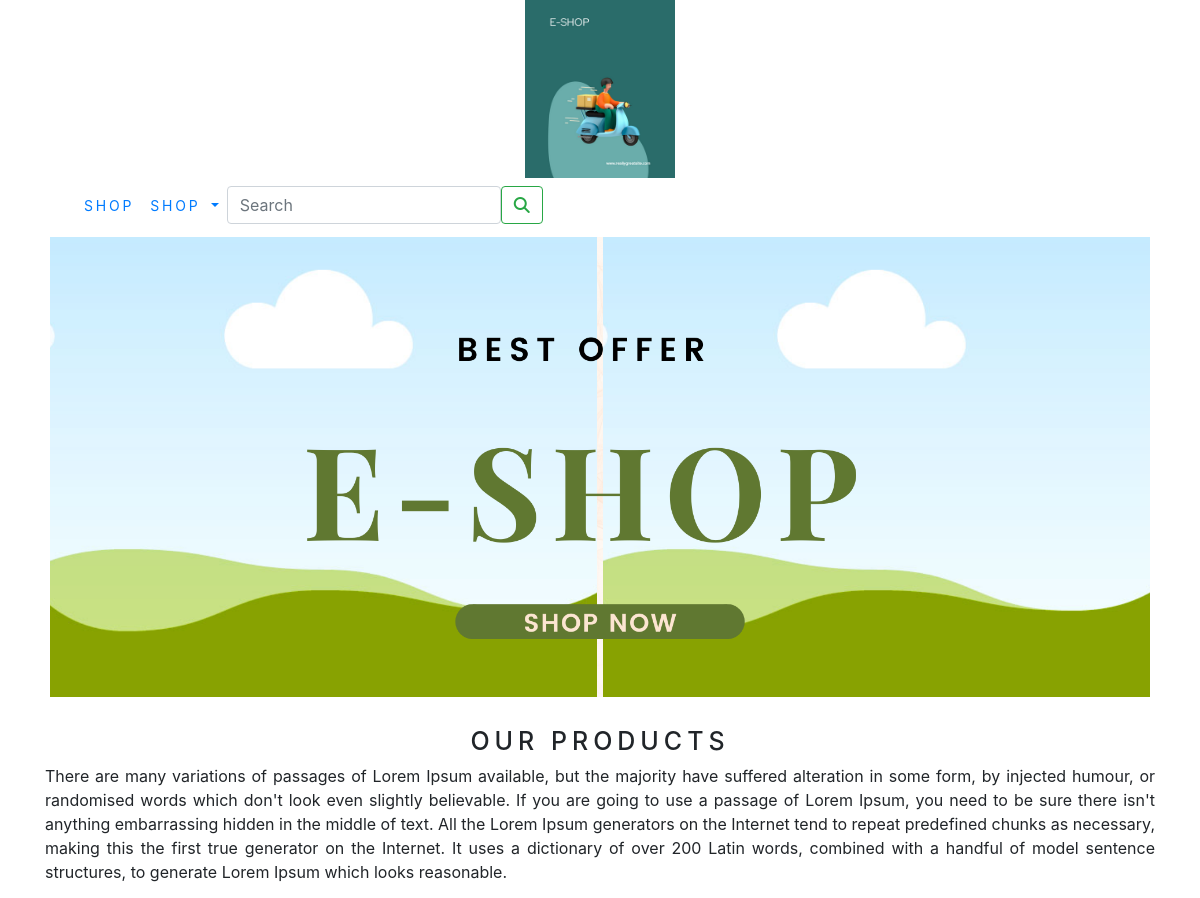
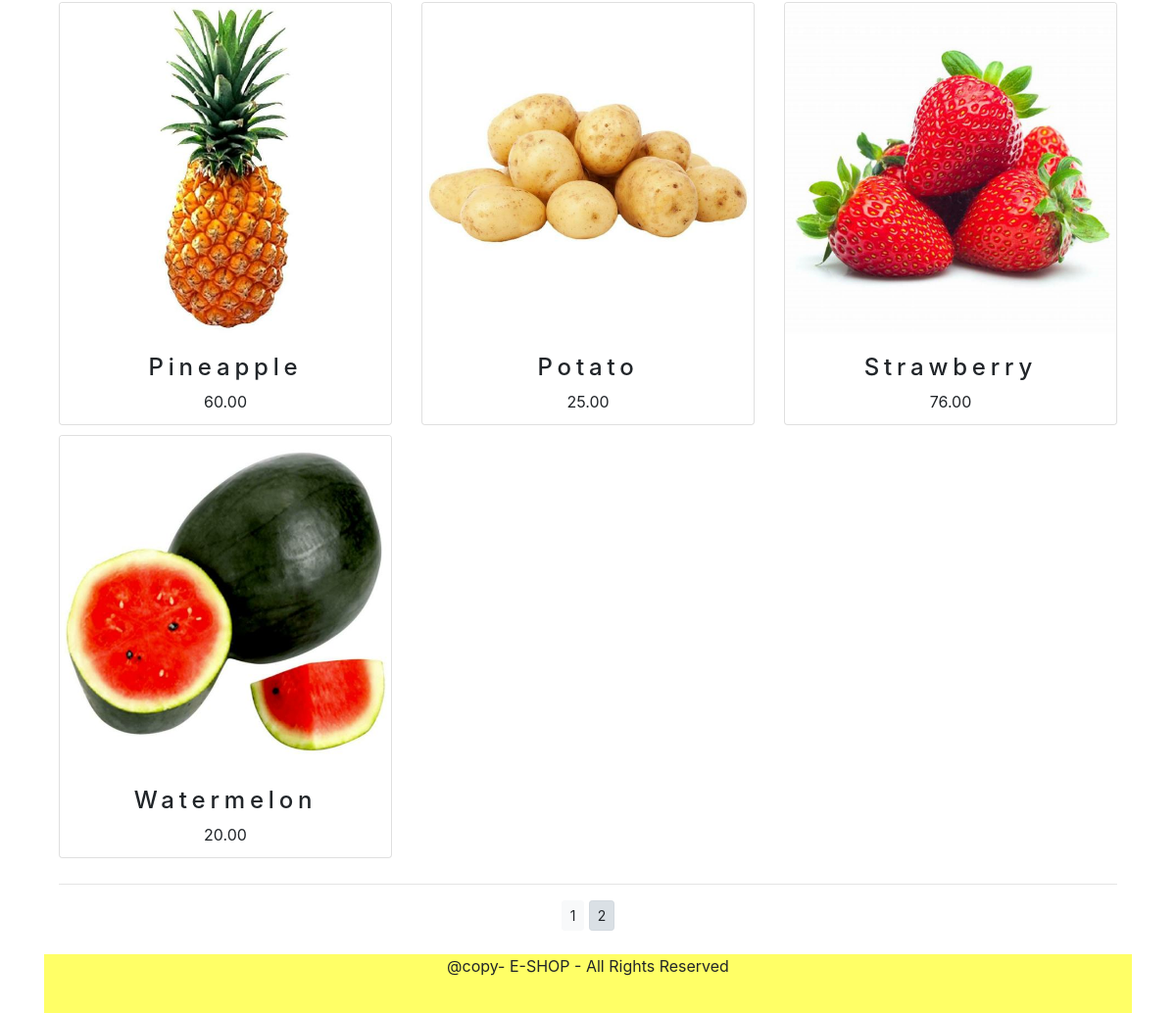
Screenshot of /?page=2 with the database file from the repository (2 pictures, top to bottom).
### shop/models.py (models this page shows, shortened)
class Product(models.Model):
    name = models.CharField(max_length=250, unique=True)
    slug = models.SlugField(max_length=250, unique=True)
    description = models.TextField(blank=True)
    price = models.DecimalField(max_digits=10, decimal_places=2)
    category = models.ForeignKey(Category, on_delete=models.CASCADE)
    image = models.ImageField(upload_to='Products', blank=True)
    stock = models.IntegerField()
    available = models.BooleanField(default=True)
    created = models.DateTimeField(auto_now_add=True)
    updated = models.DateTimeField(auto_now=True)
    def get_url(self):
        return reverse('shop:prodcatdetail', args=[self.category.slug, self.slug])
    class Meta:
        ordering = ('name',)
        verbose_name = 'Product'
        verbose_name_plural = 'Products'

### shop/views.py (the view)
# urls.py: path('', views.allProdCat, name='allProdCat'),
def allProdCat(request, c_slug=None):
    c_page = None
    products_list = None
    if c_slug != None:
        c_page = get_object_or_404(Category, slug=c_slug)
        products_list = Product.objects.all().filter(category=c_page, available=True)
    else:
        products_list = Product.objects.all().filter(available=True)
    paginator = Paginator(products_list,6)
    try:
        page = int(request.GET.get('page','1'))
    except:
        page = 1
    try:
        products = paginator.page(page)
    except (EmptyPage,InvalidPage):
        products = paginator.page(paginator.num_pages)
    return render(request, 'category.html', {'category': c_page, 'products': products})

### cart/context_processors.py (called while the page is built)
def counter(request):
    item_count = 0
    if 'admin' in request.path:
        return {}
    else:
        try:
            cart = Cart.objects.filter(cart_id = _cart_id(request))
            cart_items = CartItem.objects.all().filter(cart=cart[:1])
            for cart_item in cart_items:
                item_count = cart_item.quantity
        except cart.DoesNotExist:
            item_count = 0
    return dict(item_count=item_count)

### cart/views.py (called while the page is built)
def _cart_id(request):
    cart = request.session.session_key
    if not cart:
        cart = request.session.create()
    return cart

### shop/context_processors.py (called while the page is built)
def menu_links(request):
    links = Category.objects.all()
    return dict(links=links)

### shop/models.py (called while the page is built)
    def get_url(self):
        return reverse('shop:Products_by_Category', args=[self.slug])

### templates/category.html (shortened to what this page needs)
{% extends 'base.html' %}
{% load static %}
{% block content %}
<div class="mx-auto">
    {% if category %}
    <img class="my_image" src="{{category.img.url}}" alt="{{category.name}}" width="250px">
</div>
<br>
<div>
    <h1 class="text-center my_title"> {{ category.name }}</h1> <br>
    <p class="text-justify"> {{ category.description }}</p>
</div>
{% else %}
<div>
    <img class="my_image my_image_padding" src="{% static 'img/banner.png' %}" alt="OUR PRODUCTS" width="1340x" height="600x">
</div>
<br>
<div>
    <h1 class="text-center my_title">OUR PRODUCTS</h1>
    <p class="text-justify"> There are many variations of passages of Lorem Ipsum available, but the majority have suffered alteration in some form, by injected humour, or randomised words which don't look even slightly believable. If you are going to use a passage of Lorem Ipsum, you need to be sure there isn't anything embarrassing hidden in the middle of text. All the Lorem Ipsum generators on the Internet tend to repeat predefined chunks as necessary, making this the first true generator on the Internet. It uses a dictionary of over 200 Latin words, combined with a handful of model sentence structures, to generate Lorem Ipsum which looks reasonable.</p>
</div>
{% endif %}
<div class="container">
    <div class="row mx_auto">
        {% for product in products %}
        <div class="my_bottom_margin col-9 col-sm-12 col-md-4 col-lg-4">
            <div class="card text-center" style="min-width:18rem;height:27rem;">
                  <a href="{{product.get_url}}"><img class="card-img-top my_image" src="{{product.image.url}}" alt="{{product.name}}" width="250px"></a>
                <div class="card-body">
                    <h4> {{ product.name }}</h4>
                    <p> {{ product.price }}</p>
                </div>
            </div>
        </div>
{% endfor %}
    </div>
    <div class="mx_auto">
        {% if products.paginator.num_pages > 1 %}
        <hr>
        <div class="text-center">
            {% for pg in products.paginator.page_range %}
            <a href="?page={{pg}}" class="btn btn-light btn-sm {% if products.number == pg %} active {% endif %}" >{{pg}}</a>
            {% endfor %}
        </div>
        {% endif %}
    </div>
    <br>
</div>
  {% endblock %}

### shop/static/css/custom.css (style rules this page uses)
body { font-family: 'Signika', sans-serif; }
.my_image { width : 100%; height: auto; }
.my_title { font-size : 25px; text_transform: uppercase; letter-spacing : .2em; }
.my_image_padding { padding : 5px; }
.my_bottom_margin { margin-bottom:10px; }
.card-body h4 { font_size : 14px; text_transform: uppercase; letter-spacing : .2em; }

### rows the page displays
Product: image (picture), name "Pineapple", price "60.00"
Product: image (picture), name "Potato", price "25.00"
Product: image (picture), name "Strawberry", price "76.00"
Product: image (picture), name "Watermelon", price "20.00"

### other values shown
{{ pg }} "1" "2"
